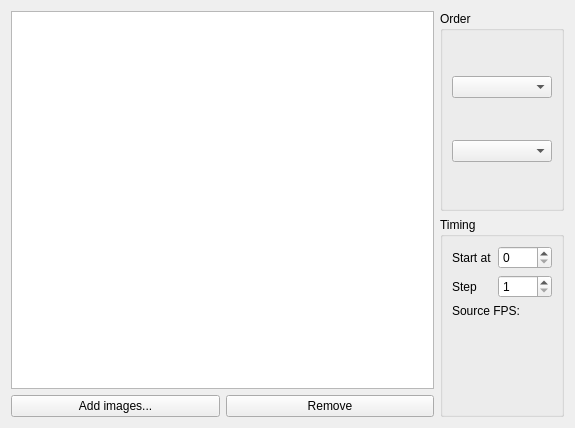
<?xml version="1.0" encoding="utf-8"?>
<ui version="4.0">
 <author>
    SPDX-FileCopyrightText: none
    SPDX-License-Identifier: GPL-3.0-or-later
  </author>
 <class>WdgImportImageSequence</class>
 <widget class="QWidget" name="WdgImportImageSequence">
  <property name="geometry">
   <rect>
    <x>0</x>
    <y>0</y>
    <width>575</width>
    <height>428</height>
   </rect>
  </property>
  <property name="windowTitle">
   <string>Dialog</string>
  </property>
  <layout class="QVBoxLayout" name="verticalLayout_4">
   <item>
    <layout class="QHBoxLayout" name="horizontalLayout_2">
     <item>
      <layout class="QVBoxLayout" name="verticalLayout_2">
       <item>
        <widget class="QListWidget" name="lstFiles">
         <property name="sortingEnabled">
          <bool>true</bool>
         </property>
        </widget>
       </item>
       <item>
        <layout class="QHBoxLayout" name="horizontalLayout">
         <item>
          <widget class="QPushButton" name="btnAddImages">
           <property name="text">
            <string>Add images...</string>
           </property>
          </widget>
         </item>
         <item>
          <widget class="QPushButton" name="btnRemove">
           <property name="text">
            <string>Remove</string>
           </property>
          </widget>
         </item>
        </layout>
       </item>
      </layout>
     </item>
     <item>
      <layout class="QVBoxLayout" name="verticalLayout_3">
       <item>
        <widget class="QGroupBox" name="groupBox">
         <property name="title">
          <string>Order</string>
         </property>
         <layout class="QVBoxLayout" name="verticalLayout">
          <item>
           <widget class="QComboBox" name="cmbOrder"/>
          </item>
          <item>
           <widget class="QComboBox" name="cmbSortMode"/>
          </item>
         </layout>
        </widget>
       </item>
       <item>
        <widget class="QGroupBox" name="groupBox_2">
         <property name="title">
          <string>Timing</string>
         </property>
         <layout class="QFormLayout" name="formLayout">
          <item column="0" row="1">
           <widget class="QLabel" name="label">
            <property name="text">
             <string>Start at</string>
            </property>
           </widget>
          </item>
          <item column="1" row="1">
           <widget class="KisIntParseSpinBox" name="spinFirstFrame">
            <property name="toolTip">
             <string>The frame number for the first image</string>
            </property>
            <property name="maximum">
             <number>9999</number>
            </property>
           </widget>
          </item>
          <item column="0" row="2">
           <widget class="QLabel" name="label_2">
            <property name="text">
             <string>Step</string>
            </property>
           </widget>
          </item>
          <item column="1" row="2">
           <widget class="KisIntParseSpinBox" name="spinStep">
            <property name="toolTip">
             <string>Number of frames between images</string>
            </property>
            <property name="minimum">
             <number>1</number>
            </property>
            <property name="maximum">
             <number>999</number>
            </property>
           </widget>
          </item>
          <item colspan="2" column="0" row="3">
           <widget class="QLabel" name="lblFramerate">
            <property name="text">
             <string>Source FPS:</string>
            </property>
           </widget>
          </item>
         </layout>
        </widget>
       </item>
      </layout>
     </item>
    </layout>
   </item>
  </layout>
 </widget>
 <customwidgets>
  <customwidget>
   <class>KisIntParseSpinBox</class>
   <extends>QSpinBox</extends>
   <header>kis_int_parse_spin_box.h</header>
  </customwidget>
 </customwidgets>
 <resources/>
 <connections/>
</ui>
